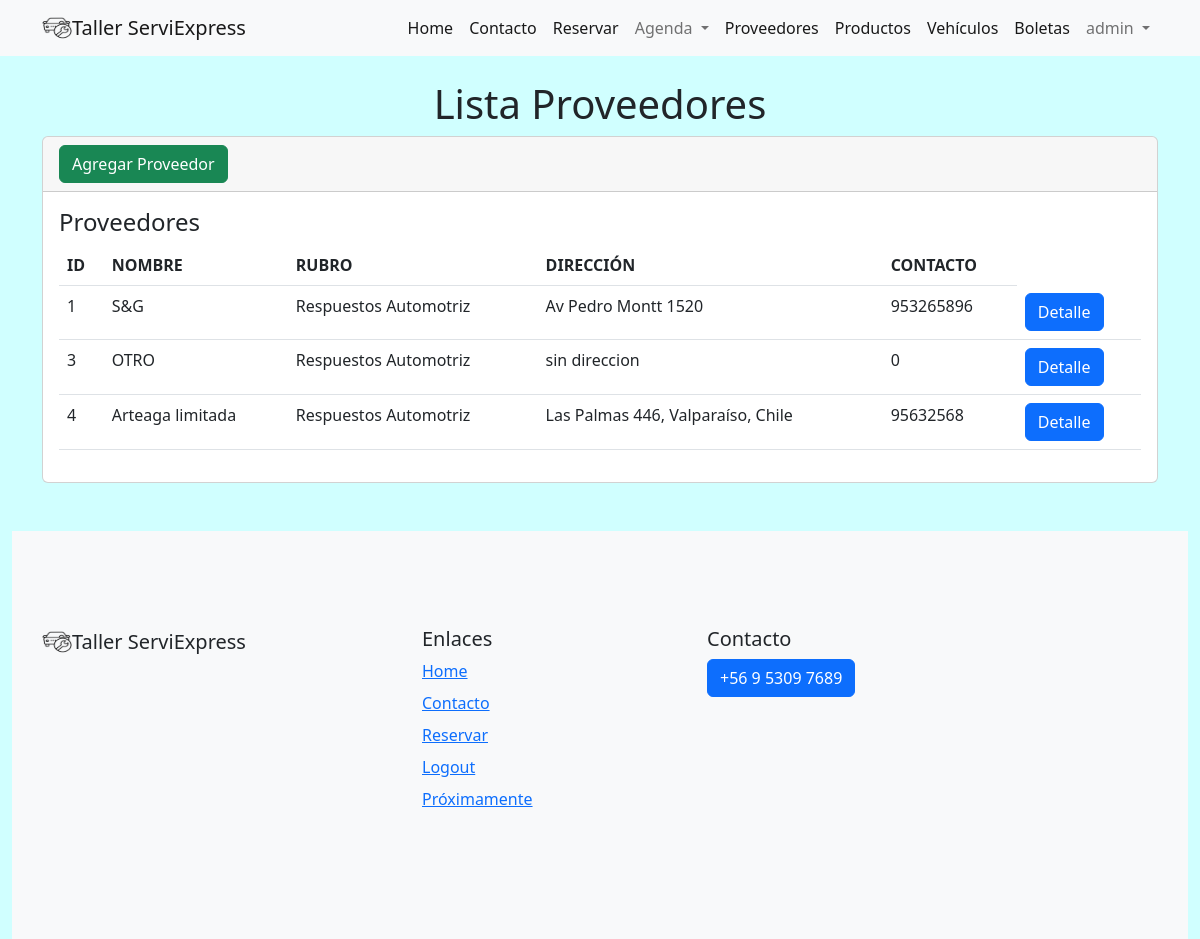
/proveedor/ (signed in), run on the app's committed database.
### task/models.py (models this page shows, shortened)
class Proveedor(models.Model):
    id = models.AutoField(primary_key=True)
    nombre = models.CharField(max_length=50)
    rubro = models.CharField(max_length=100)
    direccion = models.CharField(max_length=150)
    telefono = models.IntegerField(blank=False)

### task/views.py (the view)
# urls.py: path('proveedor/', views.listProveedores,name='listProveedor'),
@login_required
def listProveedores(request):
    proveedor = Proveedor.objects.all()#Reserva.objects.filter(user=request.user)
    return render(request, 'proveedor.html',{
        'proveedor': proveedor
    })

### task/templates/proveedor.html
{% extends 'base.html' %}
{% block content%}
{% load static %}
<br>
<main class="container">
    <div class="row">
        <div class="col-md-8s ">
<h1 class="text-center">Lista Proveedores</h1>
<div class="card">
    {% if perms.task.add_proveedor %}
                <div class="card-header">
                    <a name="" id="" class="btn btn-success" href="{% url 'crearProveedor' %}" role="button">Agregar Proveedor</a>
                 </div>
                 {% endif%}
    <div class="card-body">
        <h4 class="card-title">Proveedores</h4>
        <table class="table">
            <thead>
                <tr>
                    <th>ID</th>
                    <th>NOMBRE</th>
                    <th>RUBRO</th>
                    <th>DIRECCIÓN</th>
                    <th>CONTACTO</th>
                </tr>
            </thead>
            <tbody>
                {% for proveedor in proveedor %}
                <tr>
                    <td>{{ proveedor.id }}</td>
                    <td>
                        {{ proveedor.nombre}}
                    </td>
                    <td>{{ proveedor.rubro }}</td>
                    <td>{{ proveedor.direccion}}</td>
                    <td>{{ proveedor.telefono }}</td>
                    <td>
                        <a href="{% url 'detalleProveedor' proveedor.id %}" class="btn btn-primary">Detalle</a>
                    </td>
                </tr>
                {% endfor %}
            </tbody>
        </table>
    </div>
</div>
        </div>
    </div>
</main>
{% endblock %}

### task/templates/base.html (shortened to what this page needs)
{% load static %}
<!doctype html>
<html lang="en">
  <head>
    <link href="https://cdn.jsdelivr.net/npm/bootstrap@5.2.3/dist/css/bootstrap.min.css" rel="stylesheet">
    <link type="text/css" rel="stylesheet" href="{% static 'task/css/style.css' %}">
  </head>
  <body>
    <nav class="navbar navbar-expand-lg bg-light">
        <div class="container">
            <img src="{% static 'task/img/mecanico.png' %}" alt="Logo flor " width="30" height="24">
            <a class="navbar-brand" href="{% url 'home' %}">Taller ServiExpress</a>
          <div class="collapse navbar-collapse" id="navbarTogglerDemo01">
            <ul class="navbar-nav ms-auto">
              <li class="nav-item">
                <a class="nav-link active" aria-current="page" href="{% url 'home' %}">Home</a>
              </li>
              <li class="nav-item">
                <a class="nav-link active" aria-current="page" href="{% url 'contacto' %}">Contacto</a>
              </li>
              {% if user.is_authenticated %}
              <li class="nav-item">
                <a class="nav-link active" href="{% url 'crearReserva' %}">Reservar</a>
              </li>
              {% endif %}
              {% if perms.task.view_reserva %}
              <li class="nav-item dropdown">
                <a class="nav-link dropdown-toggle" href="#" role="button" data-bs-toggle="dropdown" aria-expanded="false">
                  Agenda
                </a>
              </li>
              {% endif %}
              {% if perms.task.view_proveedor %}
              <li class="nav-item">
                <a class="nav-link active" href="{% url 'listProveedor' %}">Proveedores</a>
              </li>
              {% endif %}
              {% if perms.task.view_producto %}
              <li class="nav-item">
                <a class="nav-link active" href="{% url 'listProductos' %}">Productos</a>
              </li>
              {% endif %}
              {% if perms.task.view_vehiculo %}
              <li class="nav-item">
                <a class="nav-link active" href="{% url 'listVehiculos' %}">Vehículos</a>
              </li>
              {% endif %}
              {% if perms.task.view_boleta %}
              <li class="nav-item">
                <a class="nav-link active" href="{% url 'listBoletas' %}">Boletas</a>
              </li>
              {% endif %}
              {% if user.is_authenticated %}
              <li class="nav-item dropdown">
                <a class="nav-link dropdown-toggle" href="#" role="button" data-bs-toggle="dropdown" aria-expanded="false">
                  {{ user.username }}
                </a>
              </li>
                {% else %}
                <a class="nav-link active" href="{% url 'iniciarSesion' %}">Login</a>
              </li>
              <li class="nav-item">
                <a class="nav-link active" href="{% url 'registrarse' %}">Registrarse</a>
              </li>
              {% endif %}
            </ul>
          </div>
        </div>
      </nav>
    {% block content %}
    {% endblock %}
    <footer class="container-fluid">
        <footer class="bd-footer py-5 mt-5 bg-light">
            <div class="container py-5">
                <div class="row">
                    <div class="col-lg-3 mb-3">
                        <a class="d-inline-flex align-items-center mb-2 link-dark text-decoration-none" href="/" aria-label="Bootstrap">
                            <img src="{% static 'task/img/mecanico.png' %}" alt="Logo mecanico " width="30" height="24">
                            <span class="fs-5">Taller ServiExpress</span>
                        </a>
                    </div>
                    <div class="col-6 col-lg-2 offset-lg-1 mb-3">
                        <h5>Enlaces</h5>
                        <ul class="list-unstyled">
                            <li class="mb-2"><a href="{% url 'home' %}">Home</a></li>
                            <li class="mb-2"><a href="{% url 'contacto' %}">Contacto</a></li>
                            {% if user.is_authenticated %}
                            <li class="mb-2"><a href="{% url 'crearReserva' %}">Reservar</a></li>
                            <li class="mb-2"><a href="{% url 'cerrarSesion' %}">Logout</a></li>
                            {% else %}
                            <li class="mb-2"><a href="{% url 'iniciarSesion' %}">Login</a></li>
                            <li class="mb-2"><a href="{% url 'registrarse' %}">Registrarse</a></li>
                            {% endif %}
                            <li class="mb-2"><a href="#">Próximamente</a></li>
                        </ul>
                    </div>
                    <div class="col-6 col-lg-2 offset-lg-1 mb-3">
                        <h5>Contacto</h5>
                        <p class="btn btn-primary">+56 9 5309 7689</p>
                    </div>
                </div>
            </div>
        </footer>
    </footer>
  </body>
</html>

### task/static/task/css/style.css (style rules this page uses)
body { background-color: #d0ffff; }

### data on the page
Proveedor: id "1", nombre "S&G", rubro "Respuestos Automotriz", direccion "Av Pedro Montt 1520", telefono "953265896"
Proveedor: id "3", nombre "OTRO", rubro "Respuestos Automotriz", direccion "sin direccion", telefono "0"
Proveedor: id "4", nombre "Arteaga limitada", rubro "Respuestos Automotriz", direccion "Las Palmas 446, Valparaíso, Chile", telefono "95632568"

### other printed values
{{ user.username }} "admin"
